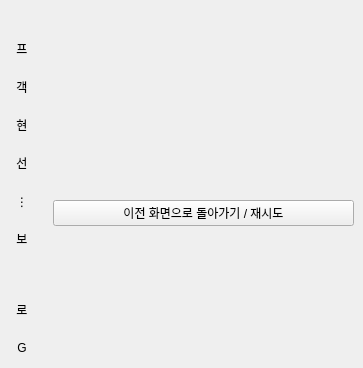
<?xml version="1.0" encoding="UTF-8"?>
<ui version="4.0">
 <class>GeoFlowDockContents</class>
 <widget class="QWidget" name="GeoFlowDockContents">
  <property name="geometry">
   <rect>
    <x>0</x>
    <y>0</y>
    <width>363</width>
    <height>368</height>
   </rect>
  </property>
  <layout class="QHBoxLayout" name="dock_layout">
   <property name="spacing">
    <number>0</number>
   </property>
   <property name="leftMargin">
    <number>0</number>
   </property>
   <property name="topMargin">
    <number>0</number>
   </property>
   <property name="rightMargin">
    <number>0</number>
   </property>
   <property name="bottomMargin">
    <number>0</number>
   </property>
   <item>
    <widget class="QWidget" name="rail">
     <layout class="QVBoxLayout" name="rail_layout">
      <property name="spacing">
       <number>4</number>
      </property>
      <property name="leftMargin">
       <number>3</number>
      </property>
      <property name="topMargin">
       <number>3</number>
      </property>
      <property name="rightMargin">
       <number>3</number>
      </property>
      <property name="bottomMargin">
       <number>3</number>
      </property>
      <item>
       <widget class="QToolButton" name="panel_edge">
        <property name="minimumSize">
         <size>
          <width>38</width>
          <height>25</height>
         </size>
        </property>
        <property name="maximumSize">
         <size>
          <width>38</width>
          <height>25</height>
         </size>
        </property>
        <property name="icon">
         <iconset resource="../../resources/feather.qrc">
          <normaloff>:/geoflow/feather/chevrons-right.svg</normaloff>
          <normalon>:/geoflow/feather/chevrons-left.svg</normalon>:/geoflow/feather/chevrons-right.svg</iconset>
        </property>
        <property name="iconSize">
         <size>
          <width>22</width>
          <height>22</height>
         </size>
        </property>
        <property name="checkable">
         <bool>true</bool>
        </property>
        <property name="toolButtonStyle">
         <enum>Qt::ToolButtonStyle::ToolButtonIconOnly</enum>
        </property>
        <property name="autoRaise">
         <bool>true</bool>
        </property>
       </widget>
      </item>
      <item>
       <widget class="QToolButton" name="GeoFlowRail_projects">
        <property name="minimumSize">
         <size>
          <width>38</width>
          <height>34</height>
         </size>
        </property>
        <property name="maximumSize">
         <size>
          <width>38</width>
          <height>34</height>
         </size>
        </property>
        <property name="toolTip">
         <string>프로젝트 선택</string>
        </property>
        <property name="accessibleName">
         <string>프로젝트 선택</string>
        </property>
        <property name="text">
         <string>프</string>
        </property>
        <property name="icon">
         <iconset resource="../../resources/feather.qrc">
          <normaloff>:/geoflow/feather/folder.svg</normaloff>:/geoflow/feather/folder.svg</iconset>
        </property>
        <property name="iconSize">
         <size>
          <width>22</width>
          <height>22</height>
         </size>
        </property>
        <property name="autoRaise">
         <bool>true</bool>
        </property>
       </widget>
      </item>
      <item>
       <widget class="QToolButton" name="GeoFlowRail_select">
        <property name="minimumSize">
         <size>
          <width>38</width>
          <height>34</height>
         </size>
        </property>
        <property name="maximumSize">
         <size>
          <width>38</width>
          <height>34</height>
         </size>
        </property>
        <property name="toolTip">
         <string>객체 선택</string>
        </property>
        <property name="accessibleName">
         <string>객체 선택</string>
        </property>
        <property name="text">
         <string>객</string>
        </property>
        <property name="icon">
         <iconset resource="../../resources/feather.qrc">
          <normaloff>:/geoflow/feather/mouse-pointer.svg</normaloff>:/geoflow/feather/mouse-pointer.svg</iconset>
        </property>
        <property name="iconSize">
         <size>
          <width>22</width>
          <height>22</height>
         </size>
        </property>
        <property name="autoRaise">
         <bool>true</bool>
        </property>
       </widget>
      </item>
      <item>
       <widget class="QToolButton" name="GeoFlowRail_save">
        <property name="minimumSize">
         <size>
          <width>38</width>
          <height>34</height>
         </size>
        </property>
        <property name="maximumSize">
         <size>
          <width>38</width>
          <height>34</height>
         </size>
        </property>
        <property name="toolTip">
         <string>현재 폼 로컬 저장</string>
        </property>
        <property name="accessibleName">
         <string>현재 폼 로컬 저장</string>
        </property>
        <property name="text">
         <string>현</string>
        </property>
        <property name="icon">
         <iconset resource="../../resources/feather.qrc">
          <normaloff>:/geoflow/feather/save.svg</normaloff>:/geoflow/feather/save.svg</iconset>
        </property>
        <property name="iconSize">
         <size>
          <width>22</width>
          <height>22</height>
         </size>
        </property>
        <property name="autoRaise">
         <bool>true</bool>
        </property>
       </widget>
      </item>
      <item>
       <widget class="QToolButton" name="GeoFlowRail_zoom">
        <property name="minimumSize">
         <size>
          <width>38</width>
          <height>34</height>
         </size>
        </property>
        <property name="maximumSize">
         <size>
          <width>38</width>
          <height>34</height>
         </size>
        </property>
        <property name="toolTip">
         <string>선택 레이어 범위 이동</string>
        </property>
        <property name="accessibleName">
         <string>선택 레이어 범위 이동</string>
        </property>
        <property name="text">
         <string>선</string>
        </property>
        <property name="icon">
         <iconset resource="../../resources/feather.qrc">
          <normaloff>:/geoflow/feather/zoom-in.svg</normaloff>:/geoflow/feather/zoom-in.svg</iconset>
        </property>
        <property name="iconSize">
         <size>
          <width>22</width>
          <height>22</height>
         </size>
        </property>
        <property name="autoRaise">
         <bool>true</bool>
        </property>
       </widget>
      </item>
      <item>
       <widget class="QToolButton" name="moreActionsButton">
        <property name="minimumSize">
         <size>
          <width>38</width>
          <height>34</height>
         </size>
        </property>
        <property name="maximumSize">
         <size>
          <width>38</width>
          <height>34</height>
         </size>
        </property>
        <property name="toolTip">
         <string>더 보기</string>
        </property>
        <property name="accessibleName">
         <string>GeoFlow 더 보기 메뉴</string>
        </property>
        <property name="styleSheet">
         <string notr="true">QToolButton::menu-indicator { image: none; width: 0px; }
 QMenu::item:selected { background-color: rgb(85, 170, 255); color: white; }</string>
        </property>
        <property name="text">
         <string>⋮</string>
        </property>
        <property name="icon">
         <iconset resource="../../resources/feather.qrc">
          <normaloff>:/geoflow/feather/menu.svg</normaloff>:/geoflow/feather/menu.svg</iconset>
        </property>
        <property name="iconSize">
         <size>
          <width>22</width>
          <height>22</height>
         </size>
        </property>
        <property name="popupMode">
         <enum>QToolButton::ToolButtonPopupMode::InstantPopup</enum>
        </property>
        <property name="toolButtonStyle">
         <enum>Qt::ToolButtonStyle::ToolButtonIconOnly</enum>
        </property>
        <property name="autoRaise">
         <bool>true</bool>
        </property>
       </widget>
      </item>
      <item>
       <widget class="QToolButton" name="GeoFlowRail_drafts">
        <property name="minimumSize">
         <size>
          <width>38</width>
          <height>34</height>
         </size>
        </property>
        <property name="maximumSize">
         <size>
          <width>38</width>
          <height>34</height>
         </size>
        </property>
        <property name="toolTip">
         <string>보존 입력</string>
        </property>
        <property name="accessibleName">
         <string>보존 입력</string>
        </property>
        <property name="text">
         <string>보</string>
        </property>
        <property name="icon">
         <iconset resource="../../resources/feather.qrc">
          <normaloff>:/geoflow/feather/clipboard.svg</normaloff>:/geoflow/feather/clipboard.svg</iconset>
        </property>
        <property name="iconSize">
         <size>
          <width>22</width>
          <height>22</height>
         </size>
        </property>
        <property name="autoRaise">
         <bool>true</bool>
        </property>
       </widget>
      </item>
      <item>
       <spacer name="spacer_13">
        <property name="orientation">
         <enum>Qt::Orientation::Vertical</enum>
        </property>
        <property name="sizeHint" stdset="0">
         <size>
          <width>20</width>
          <height>20</height>
         </size>
        </property>
       </spacer>
      </item>
      <item>
       <widget class="QToolButton" name="GeoFlowRail_logout">
        <property name="minimumSize">
         <size>
          <width>38</width>
          <height>34</height>
         </size>
        </property>
        <property name="maximumSize">
         <size>
          <width>38</width>
          <height>34</height>
         </size>
        </property>
        <property name="toolTip">
         <string>로그아웃</string>
        </property>
        <property name="accessibleName">
         <string>로그아웃</string>
        </property>
        <property name="text">
         <string>로</string>
        </property>
        <property name="icon">
         <iconset resource="../../resources/feather.qrc">
          <normaloff>:/geoflow/feather/log-out.svg</normaloff>:/geoflow/feather/log-out.svg</iconset>
        </property>
        <property name="iconSize">
         <size>
          <width>22</width>
          <height>22</height>
         </size>
        </property>
        <property name="autoRaise">
         <bool>true</bool>
        </property>
       </widget>
      </item>
      <item>
       <widget class="QToolButton" name="GeoFlowRail_hide">
        <property name="minimumSize">
         <size>
          <width>38</width>
          <height>34</height>
         </size>
        </property>
        <property name="maximumSize">
         <size>
          <width>38</width>
          <height>34</height>
         </size>
        </property>
        <property name="toolTip">
         <string>GeoFlow 숨기기</string>
        </property>
        <property name="accessibleName">
         <string>GeoFlow 숨기기</string>
        </property>
        <property name="text">
         <string>G</string>
        </property>
        <property name="icon">
         <iconset resource="../../resources/feather.qrc">
          <normaloff>:/geoflow/feather/x.svg</normaloff>:/geoflow/feather/x.svg</iconset>
        </property>
        <property name="iconSize">
         <size>
          <width>22</width>
          <height>22</height>
         </size>
        </property>
        <property name="autoRaise">
         <bool>true</bool>
        </property>
       </widget>
      </item>
     </layout>
    </widget>
   </item>
   <item>
    <widget class="QWidget" name="content">
     <layout class="QVBoxLayout" name="content_layout">
      <property name="leftMargin">
       <number>0</number>
      </property>
      <property name="topMargin">
       <number>0</number>
      </property>
      <property name="rightMargin">
       <number>0</number>
      </property>
      <property name="bottomMargin">
       <number>0</number>
      </property>
      <item>
       <widget class="QWidget" name="header">
        <layout class="QHBoxLayout" name="header_layout">
         <item>
          <widget class="QLabel" name="user_label">
           <property name="text">
            <string/>
           </property>
           <property name="textFormat">
            <enum>Qt::TextFormat::PlainText</enum>
           </property>
           <property name="wordWrap">
            <bool>true</bool>
           </property>
          </widget>
         </item>
        </layout>
       </widget>
      </item>
      <item>
       <widget class="QLabel" name="message">
        <property name="text">
         <string/>
        </property>
        <property name="textFormat">
         <enum>Qt::TextFormat::PlainText</enum>
        </property>
        <property name="wordWrap">
         <bool>true</bool>
        </property>
       </widget>
      </item>
      <item>
       <widget class="QStackedWidget" name="stack">
        <widget class="QWidget" name="error_page">
         <layout class="QVBoxLayout" name="error_layout">
          <item>
           <widget class="QPushButton" name="retry_button">
            <property name="text">
             <string>이전 화면으로 돌아가기 / 재시도</string>
            </property>
           </widget>
          </item>
         </layout>
        </widget>
       </widget>
      </item>
     </layout>
    </widget>
   </item>
  </layout>
 </widget>
 <resources>
  <include location="../../resources/feather.qrc"/>
 </resources>
 <connections/>
</ui>
